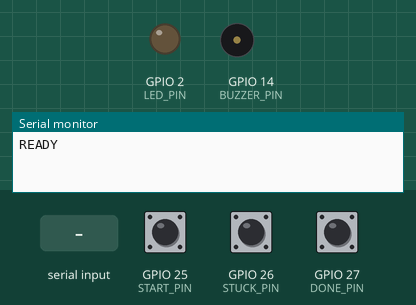
This sketch was run on a simulated ESP32. On the bench: output pins drawn as LEDs (lit = HIGH), buzzer (waves = sounding, pin HIGH), the last lines printed to the serial monitor. Inputs (shaded band) come from the test bench; at power-on: GPIO 25 (START_PIN) HIGH, GPIO 26 (STUCK_PIN) HIGH, GPIO 27 (DONE_PIN) HIGH.

Above: at 1.7 s.
1.8 s: GPIO 25 (START_PIN) pulled LOW for 0.15 s
At 1.87 s:
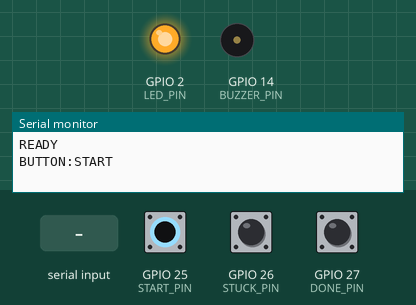
3.4 s: GPIO 26 (STUCK_PIN) pulled LOW for 0.15 s
At 4.3 s:
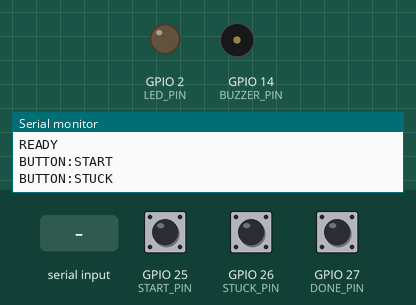
5.0 s: GPIO 27 (DONE_PIN) pulled LOW for 0.15 s
At 6.3 s:
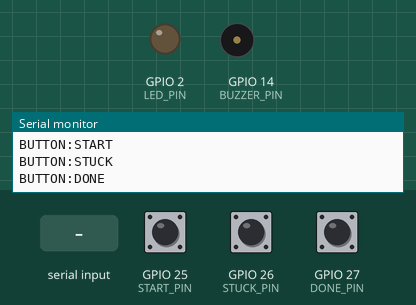
6.6 s: "START\n" received over Serial
At 7.8 s:
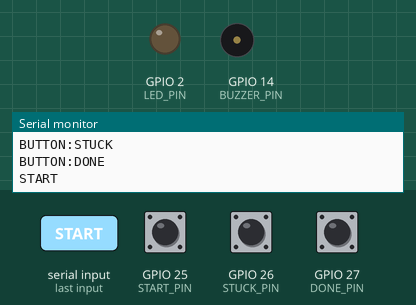
8.1 s: "STUCK\n" received over Serial
At 8.6 s:
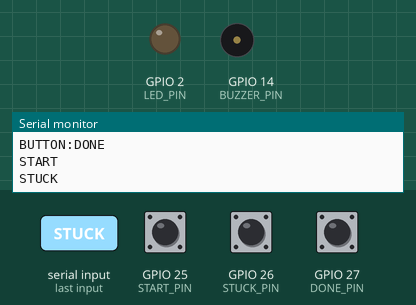
9.6 s: "DONE\n" received over Serial
At 10.1 s:
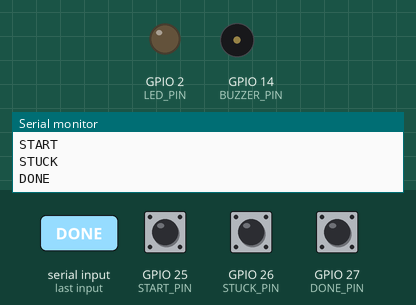
Timing chart, 0 to 12.1 s (numbered marks = the images above; inputs shaded):
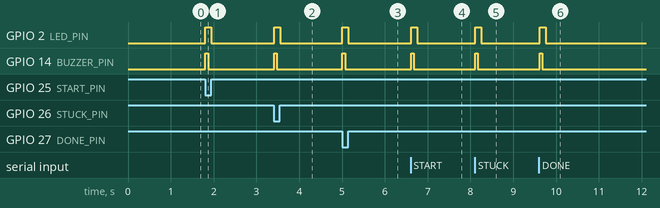

Measured:
- after the input at 1.8 s, GPIO 2 (LED_PIN): LOW → HIGH at once, → LOW 0.14 s later; GPIO 14 (BUZZER_PIN): LOW → HIGH at once, → LOW 0.06 s later
- after the input at 3.4 s, GPIO 2 (LED_PIN): LOW → HIGH at once, → LOW 0.14 s later; GPIO 14 (BUZZER_PIN): LOW → HIGH at once, → LOW 0.06 s later
- after the input at 5.0 s, GPIO 2 (LED_PIN): LOW → HIGH at once, → LOW 0.14 s later; GPIO 14 (BUZZER_PIN): LOW → HIGH at once, → LOW 0.06 s later
- after the input at 6.6 s, GPIO 2 (LED_PIN): LOW → HIGH at once, → LOW 0.14 s later; GPIO 14 (BUZZER_PIN): LOW → HIGH at once, → LOW 0.06 s later
- after the input at 8.1 s, GPIO 2 (LED_PIN): LOW → HIGH at once, → LOW 0.14 s later; GPIO 14 (BUZZER_PIN): LOW → HIGH at once, → LOW 0.06 s later
- after the input at 9.6 s, GPIO 2 (LED_PIN): LOW → HIGH at once, → LOW 0.14 s later; GPIO 14 (BUZZER_PIN): LOW → HIGH at once, → LOW 0.06 s later

The sketch:

solvy_focus_buddy.ino
```cpp
/*
  Solvy Focus Buddy — ESP32 starter firmware

  USB serial protocol:
    Browser -> device: START / STUCK / DONE / TASK:<text>
    Device -> browser: START / STUCK / DONE / BUTTON:<name>

  Hardware suggested by the concept:
    ESP32
    0.96" I2C OLED (SSD1306)
    Rotary encoder (optional)
    3 push buttons: START, STUCK, DONE
    Buzzer + status LED (optional)

  Install libraries:
    Adafruit SSD1306
    Adafruit GFX

  Set the pins below to match your wiring.
*/

#include <Arduino.h>

const int START_PIN = 25;
const int STUCK_PIN = 26;
const int DONE_PIN  = 27;
const int LED_PIN   = 2;
const int BUZZER_PIN = 14;

void beep(int ms = 60) {
  digitalWrite(BUZZER_PIN, HIGH);
  delay(ms);
  digitalWrite(BUZZER_PIN, LOW);
}

void emit(const char* eventName) {
  Serial.println(eventName);
  digitalWrite(LED_PIN, HIGH);
  beep();
  delay(80);
  digitalWrite(LED_PIN, LOW);
}

void setup() {
  pinMode(START_PIN, INPUT_PULLUP);
  pinMode(STUCK_PIN, INPUT_PULLUP);
  pinMode(DONE_PIN, INPUT_PULLUP);
  pinMode(LED_PIN, OUTPUT);
  pinMode(BUZZER_PIN, OUTPUT);
  Serial.begin(115200);
  delay(500);
  Serial.println("READY");
}

void handleCommand(String command) {
  command.trim();
  if (command == "START") emit("START");
  else if (command == "STUCK") emit("STUCK");
  else if (command == "DONE") emit("DONE");
  else if (command.startsWith("TASK:")) {
    Serial.print("TASK_SET:");
    Serial.println(command.substring(5));
  }
}

void loop() {
  static bool lastStart = HIGH, lastStuck = HIGH, lastDone = HIGH;
  bool startNow = digitalRead(START_PIN);
  bool stuckNow = digitalRead(STUCK_PIN);
  bool doneNow = digitalRead(DONE_PIN);

  if (lastStart == HIGH && startNow == LOW) emit("BUTTON:START");
  if (lastStuck == HIGH && stuckNow == LOW) emit("BUTTON:STUCK");
  if (lastDone == HIGH && doneNow == LOW) emit("BUTTON:DONE");

  lastStart = startNow;
  lastStuck = stuckNow;
  lastDone = doneNow;

  if (Serial.available()) {
    String command = Serial.readStringUntil('\n');
    handleCommand(command);
  }

  delay(20);
}
```
